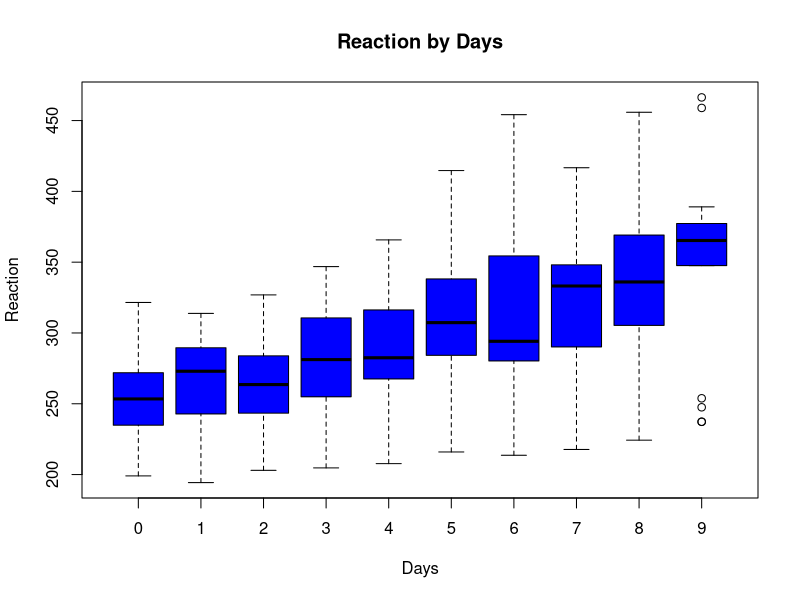
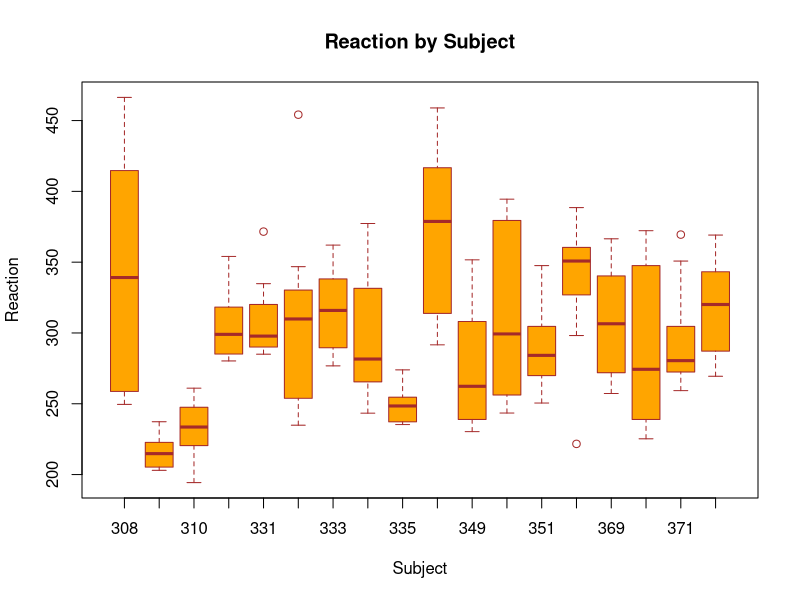

These figures' R source, in order:
## ---- chunk 1
require(lme4)
boxplot(Reaction~Days, data=sleepstudy, main="Reaction by Days",
        xlab="Days", ylab="Reaction", col="blue", border="black")
## ---- chunk 2
l <- lm(Reaction ~ Days, sleepstudy)
s <- summary(l)
s
names(s)
class(s)
round(sqrt(s$fstatistic[1]),3)
df <- with(s,df)
## ---- chunk 3
boxplot(Reaction~Subject, data=sleepstudy, main="Reaction by Subject",
        xlab="Subject", ylab="Reaction", col="orange", border="brown")
## ---- chunk 4
f <- lmer(Reaction ~ Days + (Days | Subject), sleepstudy)
s <- summary(f)
s
names(s)
class(with(s,coefficients))
t <- with(s,coefficients)[,3]
p <- 2*(pnorm(-abs(t)))
p
## ---- chunk 5
df
pt <-2*(pt(-abs(t),df[2]))
pt
